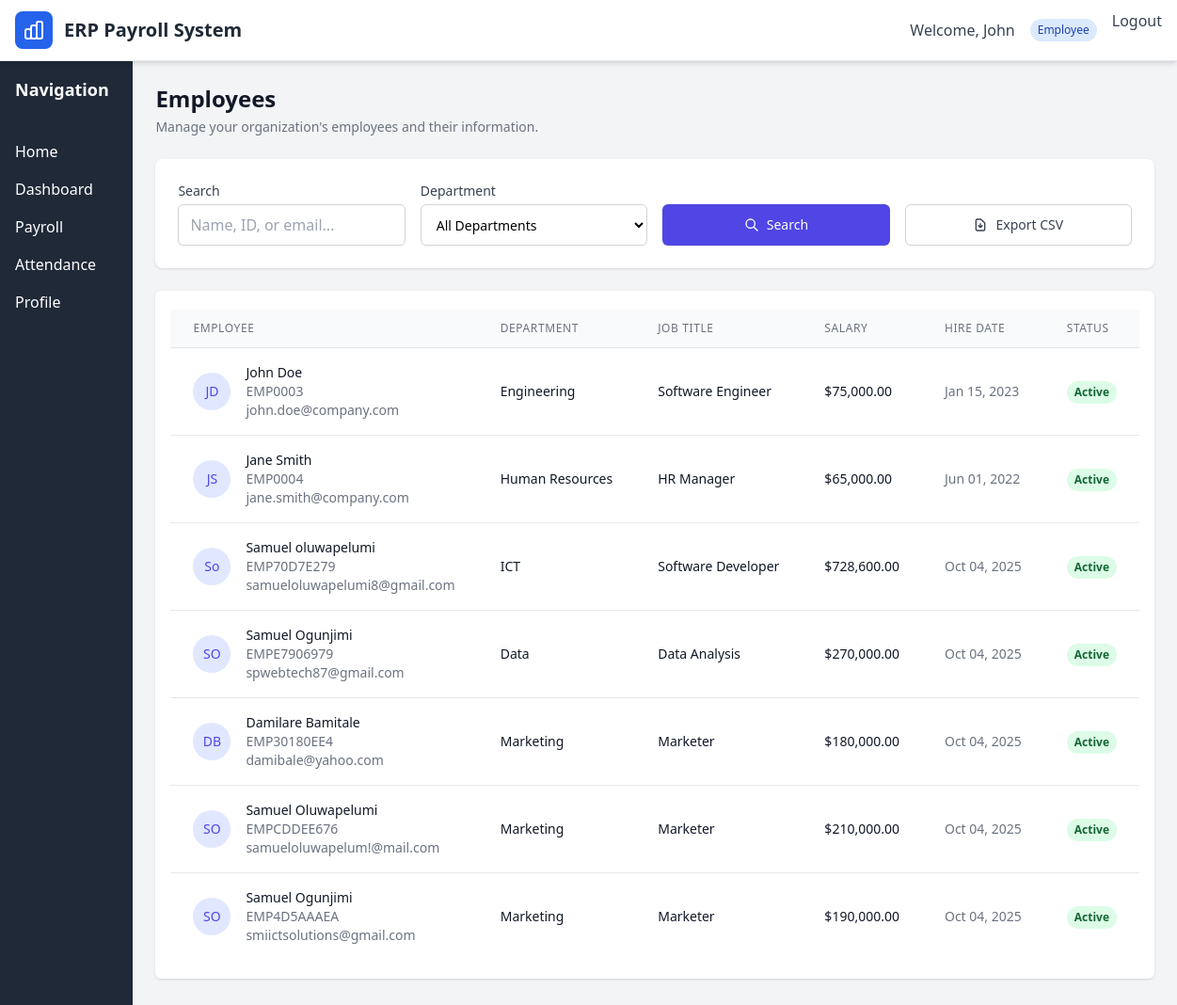
Screenshot of /employees/ (signed in) with the database file from the repository.
### models.py (models this page shows, shortened)
class Employee(db.Model):
    __tablename__ = 'employees'
    id = db.Column(db.Integer, primary_key=True)
    user_id = db.Column(db.Integer, db.ForeignKey('users.id'), nullable=False)
    employee_id = db.Column(db.String(20), unique=True, nullable=False)
    first_name = db.Column(db.String(50), nullable=False)
    last_name = db.Column(db.String(50), nullable=False)
    email = db.Column(db.String(120), nullable=False)
    phone = db.Column(db.String(20))
    job_title = db.Column(db.String(100), nullable=False)
    department = db.Column(db.String(100), nullable=False)
    hire_date = db.Column(db.Date, nullable=False)
    salary = db.Column(db.Numeric(10, 2), nullable=False)
    tax_id = db.Column(db.String(20))
    bank_name = db.Column(db.String(100))
    bank_account = db.Column(db.String(50))
    address = db.Column(db.Text)
    is_active = db.Column(db.Boolean, default=True)
    created_at = db.Column(db.DateTime, default=datetime.utcnow)
    updated_at = db.Column(db.DateTime, default=datetime.utcnow, onupdate=datetime.utcnow)
    payrolls = db.relationship('Payroll', backref='employee', lazy='dynamic')
    attendances = db.relationship('Attendance', backref='employee', lazy='dynamic')
    @property
    def full_name(self):
        return f"{self.first_name} {self.last_name}"

class User(UserMixin, db.Model):
    __tablename__ = 'users'
    id = db.Column(db.Integer, primary_key=True)
    username = db.Column(db.String(80), unique=True, nullable=False)
    email = db.Column(db.String(120), unique=True, nullable=False)
    password_hash = db.Column(db.String(255), nullable=False)
    role = db.Column(db.String(20), nullable=False, default='employee')  # admin, hr, employee
    is_active = db.Column(db.Boolean, default=True)
    created_at = db.Column(db.DateTime, default=datetime.utcnow)
    last_login = db.Column(db.DateTime)
    employee = db.relationship('Employee', backref='user', uselist=False, cascade='all, delete-orphan')

### blueprints/employees.py (the view, shortened to what this page needs)
@employees_bp.route('/')
@login_required
def index():
    page = request.args.get('page', 1, type=int)
    search = request.args.get('search', '', type=str)
    department = request.args.get('department', '', type=str)
    query = Employee.query.filter_by(is_active=True)
    if department:
        query = query.filter(Employee.department == department)
    employees = query.paginate(
        page=page, per_page=10, error_out=False
    )
    departments = db.session.query(Employee.department).distinct().all()
    departments = [dept[0] for dept in departments if dept[0]]
    return render_template('employees/index.html',
                         employees=employees,
                         search=search,
                         department=department,
                         departments=departments)

### templates/employees/index.html (shortened to what this page needs)
{% extends "base.html" %}
{% block content %}
<div class="space-y-6">
    <div class="md:flex md:items-center md:justify-between">
        <div class="flex-1 min-w-0">
            <h2 class="text-xl md:text-2xl font-bold leading-7 text-gray-900 sm:text-3xl sm:truncate">
                Employees
            </h2>
            <p class="mt-1 text-sm text-gray-500">
                Manage your organization's employees and their information.
            </p>
        </div>
    </div>
    <div class="bg-white shadow rounded-lg p-4 md:p-6">
        <form method="GET" class="grid grid-cols-1 sm:grid-cols-2 lg:grid-cols-4 gap-4">
            <div>
                <label for="search" class="block text-sm font-medium text-gray-700">Search</label>
                <input type="text" name="search" id="search" value="{{ search }}"
                       placeholder="Name, ID, or email..."
                       class="mt-1 block w-full px-3 py-2 border border-gray-300 rounded-md shadow-sm focus:outline-none focus:ring-indigo-500 focus:border-indigo-500 sm:text-sm touch-target">
            </div>
            <div>
                <label for="department" class="block text-sm font-medium text-gray-700">Department</label>
                <select name="department" id="department"
                        class="mt-1 block w-full px-3 py-2 border border-gray-300 bg-white rounded-md shadow-sm focus:outline-none focus:ring-indigo-500 focus:border-indigo-500 sm:text-sm touch-target">
                    <option value="">All Departments</option>
                </select>
            </div>
            <div class="flex items-end">
                <button type="submit"
                        class="w-full inline-flex justify-center items-center px-4 py-2 border border-transparent rounded-md shadow-sm text-sm font-medium text-white bg-indigo-600 hover:bg-indigo-700 focus:outline-none focus:ring-2 focus:ring-offset-2 focus:ring-indigo-500 touch-target">
                    <svg class="w-4 h-4 mr-2" fill="none" stroke="currentColor" viewBox="0 0 24 24">
                        <path stroke-linecap="round" stroke-linejoin="round" stroke-width="2" d="M21 21l-6-6m2-5a7 7 0 11-14 0 7 7 0 0114 0z"></path>
                    </svg>
                    Search
                </button>
            </div>
            <div class="flex items-end">
                <a href="{{ url_for('employees.export') }}"
                   class="w-full inline-flex justify-center items-center px-4 py-2 border border-gray-300 rounded-md shadow-sm text-sm font-medium text-gray-700 bg-white hover:bg-gray-50 focus:outline-none focus:ring-2 focus:ring-offset-2 focus:ring-indigo-500 touch-target">
                    <svg class="w-4 h-4 mr-2" fill="none" stroke="currentColor" viewBox="0 0 24 24">
                        <path stroke-linecap="round" stroke-linejoin="round" stroke-width="2" d="M12 10v6m0 0l-3-3m3 3l3-3m2 8H7a2 2 0 01-2-2V5a2 2 0 012-2h5.586a1 1 0 01.707.293l5.414 5.414a1 1 0 01.293.707V19a2 2 0 01-2 2z"></path>
                    </svg>
                    <span class="hidden sm:inline">Export CSV</span>
                </a>
            </div>
        </form>
    </div>
    <div class="bg-white shadow overflow-hidden sm:rounded-md">
        <div class="px-2 py-3 sm:px-4 sm:py-5 sm:p-6">
            <div class="hidden md:block overflow-x-auto">
                <table class="min-w-full divide-y divide-gray-200">
                    <thead class="bg-gray-50">
                        <tr>
                            <th class="px-6 py-3 text-left text-xs font-medium text-gray-500 uppercase tracking-wider">Employee</th>
                            <th class="px-6 py-3 text-left text-xs font-medium text-gray-500 uppercase tracking-wider">Department</th>
                            <th class="px-6 py-3 text-left text-xs font-medium text-gray-500 uppercase tracking-wider">Job Title</th>
                            <th class="px-6 py-3 text-left text-xs font-medium text-gray-500 uppercase tracking-wider">Salary</th>
                            <th class="px-6 py-3 text-left text-xs font-medium text-gray-500 uppercase tracking-wider">Hire Date</th>
                            <th class="px-6 py-3 text-left text-xs font-medium text-gray-500 uppercase tracking-wider">Status</th>
                        </tr>
                    </thead>
                    <tbody class="bg-white divide-y divide-gray-200">
                        {% for employee in employees.items %}
                        <tr class="hover:bg-gray-50">
                            <td class="px-6 py-4 whitespace-nowrap">
                                <div class="flex items-center">
                                    <div class="flex-shrink-0 h-10 w-10">
                                        <div class="h-10 w-10 rounded-full bg-indigo-100 flex items-center justify-center">
                                            <span class="text-indigo-600 font-medium text-sm">
                                                {{ employee.first_name[0] }}{{ employee.last_name[0] }}
                                            </span>
                                        </div>
                                    </div>
                                    <div class="ml-4">
                                        <div class="text-sm font-medium text-gray-900">{{ employee.full_name }}</div>
                                        <div class="text-sm text-gray-500">{{ employee.employee_id }}</div>
                                        <div class="text-sm text-gray-500">{{ employee.email }}</div>
                                    </div>
                                </div>
                            </td>
                            <td class="px-6 py-4 whitespace-nowrap text-sm text-gray-900">{{ employee.department }}</td>
                            <td class="px-6 py-4 whitespace-nowrap text-sm text-gray-900">{{ employee.job_title }}</td>
                            <td class="px-6 py-4 whitespace-nowrap text-sm text-gray-900">${{ "{:,.2f}".format(employee.salary) }}</td>
                            <td class="px-6 py-4 whitespace-nowrap text-sm text-gray-500">{{ employee.hire_date.strftime('%b %d, %Y') }}</td>
                            <td class="px-6 py-4 whitespace-nowrap">
                                <span class="inline-flex px-2 py-1 text-xs font-semibold rounded-full
                                    {% if employee.is_active %}bg-green-100 text-green-800{% else %}bg-red-100 text-red-800{% endif %}">
                                    {% if employee.is_active %}Active{% else %}Inactive{% endif %}
                                </span>
                            </td>
                        </tr>
                        {% endfor %}
                    </tbody>
                </table>
            </div>
        </div>
    </div>
</div>
{% endblock %}

### templates/base.html (shortened to what this page needs)
<!DOCTYPE html>
<html lang="en">
<head>
    <script src="https://cdn.tailwindcss.com"></script>
</head>
<body class="bg-gray-100">
    <nav class="bg-white nav-shadow border-b border-gray-200 relative z-50">
        <div class="max-w-7xl mx-auto px-4">
            <div class="flex justify-between h-16">
                <div class="flex items-center">
                    <div class="flex-shrink-0">
                        <a href="{{ url_for('home') }}" class="flex items-center">
                            <div class="w-10 h-10 bg-blue-600 rounded-lg flex items-center justify-center mr-3">
                            </div>
                            <h1 class="text-xl font-bold text-gray-800 hidden sm:block">ERP Payroll System</h1>
                        </a>
                    </div>
                </div>
                <div class="hidden md:flex items-center space-x-4">
                    {% if current_user.is_authenticated %}
                        <span class="text-gray-700 hidden lg:block">Welcome, {{ current_user.employee.first_name if current_user.employee else current_user.username }}</span>
                        <span class="px-2 py-1 bg-blue-100 text-blue-800 text-xs rounded-full">{{ current_user.role.title() }}</span>
                        <a href="{{ url_for('auth.logout') }}" class="text-gray-700 hover:text-gray-900 touch-target">Logout</a>
                    {% endif %}
                </div>
            </div>
        </div>
    </nav>
    <div class="flex">
        {% if current_user.is_authenticated %}
        <div class="hidden md:block w-64 bg-gray-800 text-white min-h-screen">
            <div class="p-4">
                <h2 class="text-lg font-semibold">Navigation</h2>
            </div>
            <nav class="mt-4">
                <a href="{{ url_for('home') }}"
                   class="block px-4 py-2 hover:bg-gray-700 {% if request.endpoint == 'home' %}sidebar-active{% endif %}">
                    Home
                </a>
                <a href="{{ url_for('admin.dashboard') }}"
                   class="block px-4 py-2 hover:bg-gray-700 {% if request.endpoint == 'admin.dashboard' %}sidebar-active{% endif %}">
                    Dashboard
                </a>
                <a href="{{ url_for('payroll.index') }}"
                   class="block px-4 py-2 hover:bg-gray-700 {% if 'payroll' in request.endpoint %}sidebar-active{% endif %}">
                    Payroll
                </a>
                <a href="{{ url_for('qr_attendance.index') }}"
                   class="block px-4 py-2 hover:bg-gray-700 {% if 'qr_attendance' in request.endpoint %}sidebar-active{% endif %}">
                    Attendance
                </a>
                <a href="{{ url_for('auth.profile') }}"
                   class="block px-4 py-2 hover:bg-gray-700 {% if request.endpoint == 'auth.profile' %}sidebar-active{% endif %}">
                    Profile
                </a>
            </nav>
        </div>
        {% endif %}
        <div class="flex-1 p-3 md:p-6 min-h-screen">
            {% block content %}{% endblock %}
        </div>
    </div>
</body>
</html>

### templates/base.html (style rules this page uses)
.nav-shadow { box-shadow: 0 4px 6px -1px rgba(0, 0, 0, 0.1), 0 2px 4px -1px rgba(0, 0, 0, 0.06); }
.touch-target { min-height: 44px; min-width: 44px; }
input[type="text"], input[type="email"], input[type="password"], input[type="number"], textarea, select { font-size: 16px; }
html { scroll-behavior: smooth; }

### rows the page displays
Employee: employee "John", first_name "J", last_name "D", full_name "John Doe", employee_id "EMP0003", email "john.doe@company.com", department "Engineering", job_title "Software Engineer", salary "75,000.00", hire_date "Jan 15, 2023", is_active "Active"
User: role "Employee"
Employee: first_name "J", last_name "S", full_name "Jane Smith", employee_id "EMP0004", email "jane.smith@company.com", department "Human Resources", job_title "HR Manager", salary "65,000.00", hire_date "Jun 01, 2022", is_active "Active"
Employee: first_name "S", last_name "o", full_name "Samuel oluwapelumi", employee_id "EMP70D7E279", email "samueloluwapelumi8@gmail.com", department "ICT", job_title "Software Developer", salary "728,600.00", hire_date "Oct 04, 2025", is_active "Active"
Employee: first_name "S", last_name "O", full_name "Samuel Ogunjimi", employee_id "EMPE7906979", email "spwebtech87@gmail.com", department "Data", job_title "Data Analysis", salary "270,000.00", hire_date "Oct 04, 2025", is_active "Active"
Employee: first_name "D", last_name "B", full_name "Damilare Bamitale", employee_id "EMP30180EE4", email "damibale@yahoo.com", department "Marketing", job_title "Marketer", salary "180,000.00", hire_date "Oct 04, 2025", is_active "Active"
Employee: first_name "S", last_name "O", full_name "Samuel Oluwapelumi", employee_id "EMPCDDEE676", email "samueloluwapelum!@mail.com", department "Marketing", job_title "Marketer", salary "210,000.00", hire_date "Oct 04, 2025", is_active "Active"
Employee: first_name "S", last_name "O", full_name "Samuel Ogunjimi", employee_id "EMP4D5AAAEA", email "smiictsolutions@gmail.com", department "Marketing", job_title "Marketer", salary "190,000.00", hire_date "Oct 04, 2025", is_active "Active"
